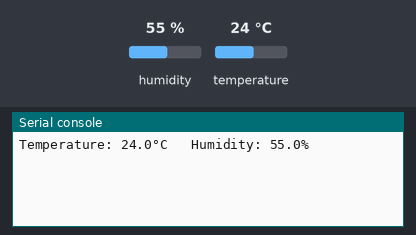
Bench run of a program on a simulated Raspberry Pi Pico running MicroPython. On the bench: the last lines printed to the serial console. Inputs (shaded band) come from the test bench; at power-on: humidity 55 %, temperature 24 °C.

Above: at 1.2 s.
1.3 s: humidity set to 22 %
At 3.3 s:
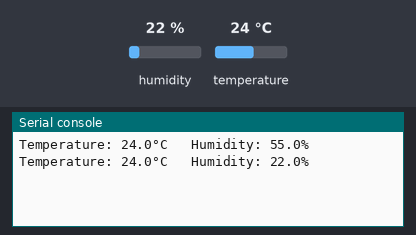
4.0 s: temperature set to 12 °C
At 4.5 s:
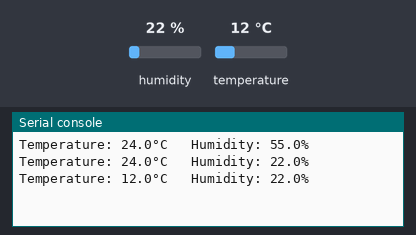
6.7 s: humidity set to 40 %
At 9.2 s:
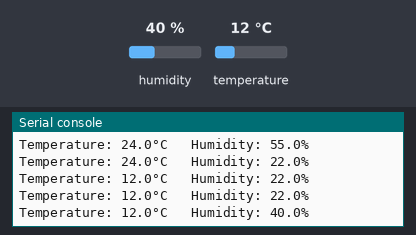
Timing chart, 0 to 10.7 s (numbered marks = the images above; inputs shaded):
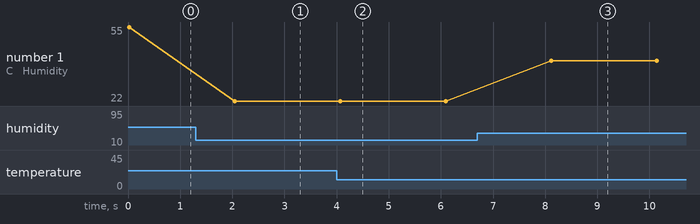

Measured:
- after the input at 1.3 s, the serial console: prints a new line after 0.75 s (image 1)
- after the input at 4.0 s, the serial console: prints a new line after 0.07 s (image 2)
- after the input at 6.7 s, the serial console: prints a new line after 1.4 s (image 3)
- plotted number 1: 55 → 22 after the input at 1.3 s, 22 → 40 after the input at 6.7 s

The program:

6.2_temperature_humidity.py
```python
from machine import Pin
import utime
import dht

# Initialize the DHT11 sensor
sensor = dht.DHT11(Pin(16))

while True:
   try:
      # Trigger measurement
      sensor.measure()
      # Read values
      temperature = sensor.temperature  # In Celsius
      humidity = sensor.humidity        # In Percent
      # Print values
      print("Temperature: {}°C   Humidity: {}%".format(temperature, humidity))
   except OSError as e:
      print("Failed to read sensor.")
   # Wait before the next reading
   utime.sleep(2)
```
